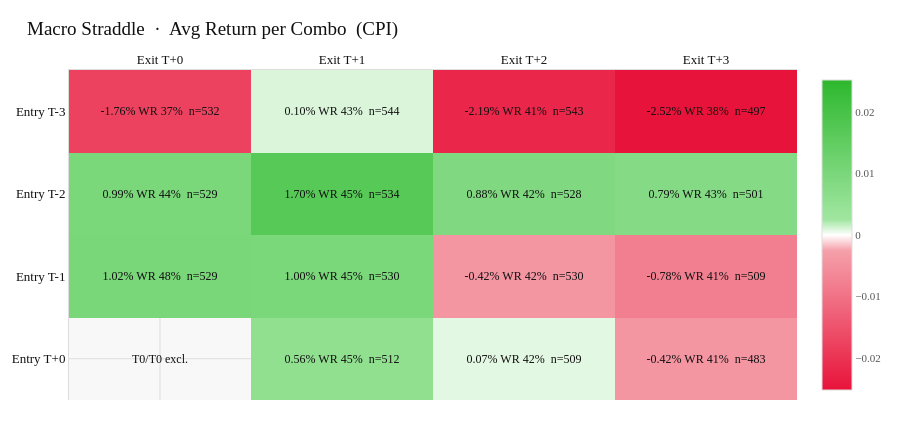
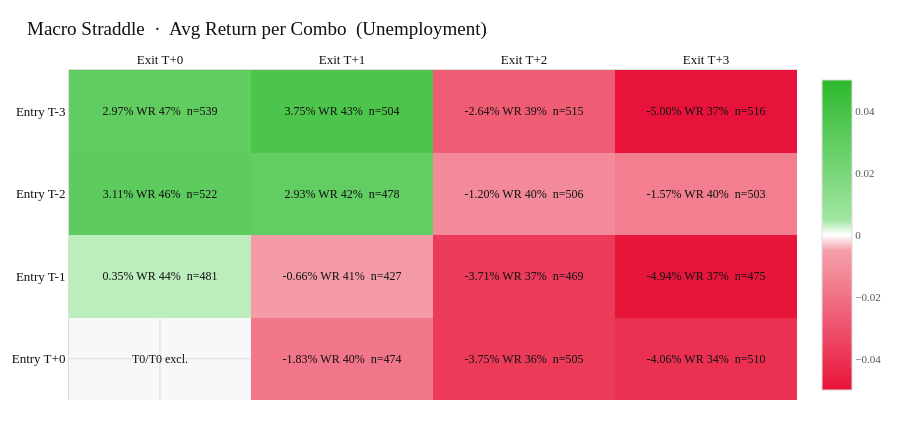

Notebook code cell kept with these figures, in order:
### Markdown cell above
H0: CPI

### Code cell
# By event type
plot_macro(event_type="CPI")
plot_macro(event_type="Unemployment")

### Figure 1 — Plotly figure (JSON) as saved in the notebook; plotly's stock layout.template omitted (floating-point values rounded to 4 significant figures)
{"data": [{"colorbar": {"outlinecolor": "#dddddd", "outlinewidth": 1, "tickfont": {"color": "#555555", "family": "Garamond, 'EB Garamond', Georgia, serif", "size": 11}}, "colorscale": [[0, "#e8133a"], [0.45, "#f5a0aa"], [0.5, "#ffffff"], [0.55, "#a0e6a0"], [1, "#2db82d"]], "hoverongaps": false, "hovertemplate": "Entry %{y} / Exit %{x}<br>%{text}<extra></extra>", "showscale": true, "text": [["-1.76%\nWR 37%  n=532", "0.10%\nWR 43%  n=544", "-2.19%\nWR 41%  n=543", "-2.52%\nWR 38%  n=497"], ["0.99%\nWR 44%  n=529", "1.70%\nWR 45%  n=534", "0.88%\nWR 42%  n=528", "0.79%\nWR 43%  n=501"], ["1.02%\nWR 48%  n=529", "1.00%\nWR 45%  n=530", "-0.42%\nWR 42%  n=530", "-0.78%\nWR 41%  n=509"], ["T0/T0\nexcl.", "0.56%\nWR 45%  n=512", "0.07%\nWR 42%  n=509", "-0.42%\nWR 41%  n=483"]], "textfont": {"color": "#111111", "family": "Garamond, 'EB Garamond', Georgia, serif", "size": 12}, "texttemplate": "%{text}", "type": "heatmap", "x": ["Exit T+0", "Exit T+1", "Exit T+2", "Exit T+3"], "y": ["Entry T-3", "Entry T-2", "Entry T-1", "Entry T+0"], "z": [[-0.01763, 0.0009939, -0.02194, -0.02521], [0.009931, 0.01697, 0.00881, 0.007854], [0.01024, 0.01002, -0.004228, -0.007834], [null, 0.005634, 0.0007485, -0.004228]], "zmid": 0}], "layout": {"font": {"color": "#111111", "family": "Garamond, 'EB Garamond', Georgia, serif", "size": 13}, "height": 440, "hoverlabel": {"bgcolor": "#ffffff", "bordercolor": "#dddddd", "font": {"color": "#111111", "family": "Garamond, 'EB Garamond', Georgia, serif", "size": 13}}, "margin": {"b": 40, "l": 65, "r": 40, "t": 70}, "paper_bgcolor": "#ffffff", "plot_bgcolor": "#f8f8f8", "title": {"font": {"color": "#111111", "family": "Garamond, 'EB Garamond', Georgia, serif", "size": 19}, "text": "Macro Straddle  ·  Avg Return per Combo  (CPI)", "x": 0.03, "xanchor": "left"}, "xaxis": {"gridcolor": "#dddddd", "linecolor": "#dddddd", "side": "top", "tickfont": {"color": "#111111", "family": "Garamond, 'EB Garamond', Georgia, serif", "size": 13}}, "yaxis": {"autorange": "reversed", "gridcolor": "#dddddd", "linecolor": "#dddddd", "tickfont": {"color": "#111111", "family": "Garamond, 'EB Garamond', Georgia, serif", "size": 13}}}}

### Figure 2 — Plotly figure (JSON) as saved in the notebook; plotly's stock layout.template omitted (floating-point values rounded to 4 significant figures)
{"data": [{"colorbar": {"outlinecolor": "#dddddd", "outlinewidth": 1, "tickfont": {"color": "#555555", "family": "Garamond, 'EB Garamond', Georgia, serif", "size": 11}}, "colorscale": [[0, "#e8133a"], [0.45, "#f5a0aa"], [0.5, "#ffffff"], [0.55, "#a0e6a0"], [1, "#2db82d"]], "hoverongaps": false, "hovertemplate": "Entry %{y} / Exit %{x}<br>%{text}<extra></extra>", "showscale": true, "text": [["2.97%\nWR 47%  n=539", "3.75%\nWR 43%  n=504", "-2.64%\nWR 39%  n=515", "-5.00%\nWR 37%  n=516"], ["3.11%\nWR 46%  n=522", "2.93%\nWR 42%  n=478", "-1.20%\nWR 40%  n=506", "-1.57%\nWR 40%  n=503"], ["0.35%\nWR 44%  n=481", "-0.66%\nWR 41%  n=427", "-3.71%\nWR 37%  n=469", "-4.94%\nWR 37%  n=475"], ["T0/T0\nexcl.", "-1.83%\nWR 40%  n=474", "-3.75%\nWR 36%  n=505", "-4.06%\nWR 34%  n=510"]], "textfont": {"color": "#111111", "family": "Garamond, 'EB Garamond', Georgia, serif", "size": 12}, "texttemplate": "%{text}", "type": "heatmap", "x": ["Exit T+0", "Exit T+1", "Exit T+2", "Exit T+3"], "y": ["Entry T-3", "Entry T-2", "Entry T-1", "Entry T+0"], "z": [[0.02973, 0.03754, -0.02643, -0.04996], [0.03108, 0.02931, -0.01199, -0.01568], [0.003545, -0.006581, -0.0371, -0.04945], [null, -0.01827, -0.0375, -0.04057]], "zmid": 0}], "layout": {"font": {"color": "#111111", "family": "Garamond, 'EB Garamond', Georgia, serif", "size": 13}, "height": 440, "hoverlabel": {"bgcolor": "#ffffff", "bordercolor": "#dddddd", "font": {"color": "#111111", "family": "Garamond, 'EB Garamond', Georgia, serif", "size": 13}}, "margin": {"b": 40, "l": 65, "r": 40, "t": 70}, "paper_bgcolor": "#ffffff", "plot_bgcolor": "#f8f8f8", "title": {"font": {"color": "#111111", "family": "Garamond, 'EB Garamond', Georgia, serif", "size": 19}, "text": "Macro Straddle  ·  Avg Return per Combo  (Unemployment)", "x": 0.03, "xanchor": "left"}, "xaxis": {"gridcolor": "#dddddd", "linecolor": "#dddddd", "side": "top", "tickfont": {"color": "#111111", "family": "Garamond, 'EB Garamond', Georgia, serif", "size": 13}}, "yaxis": {"autorange": "reversed", "gridcolor": "#dddddd", "linecolor": "#dddddd", "tickfont": {"color": "#111111", "family": "Garamond, 'EB Garamond', Georgia, serif", "size": 13}}}}
